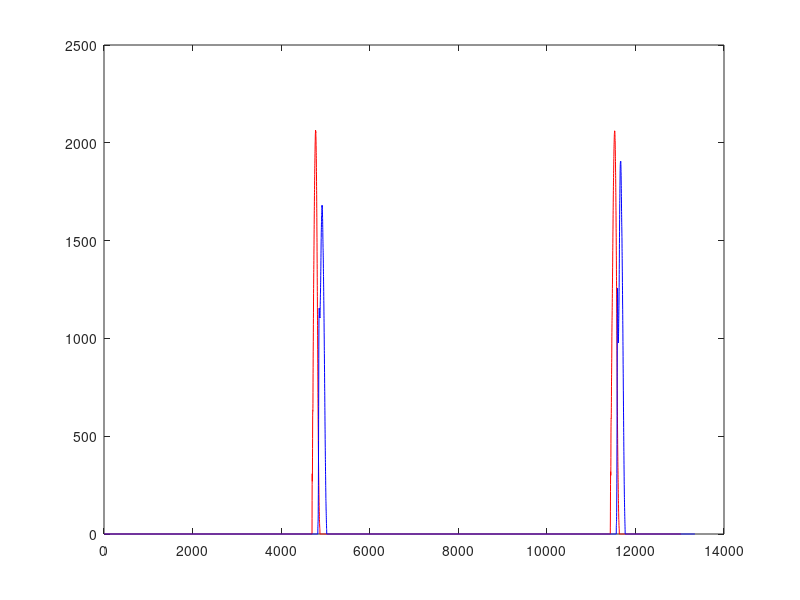

The MATLAB script that drew this image:
clc
close all

pkg load io
vol1_antepe = dlmread('Voluntario_01_antepe.csv', ',', 5, 0);
vol1_retropepe = dlmread('Voluntario_01_retrope.csv', ',', 5, 0);
#fz1 = vol1_antepe(:, 5); % selecionar a coluna 5 que eh o fz da plataforma de forca 1 
fz2_vol1_antepe = vol1_antepe(:, 14); % selecionar a coluna 5 que eh o fz da plataforma de forca 2 
fz2_vol1_retrope = vol1_retropepe(:, 14); % selecionar a coluna 5 que eh o fz da plataforma de forca 2

#plot(fz1, 'b')

plot(fz2_vol1_antepe, 'r')
hold on
plot(fz2_vol1_retrope, 'b')


#size(data)
#csvread